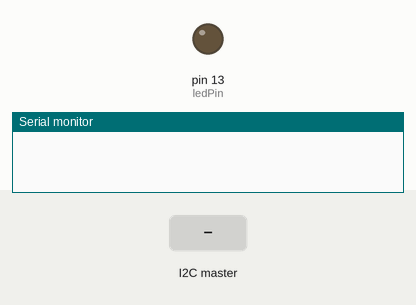
This sketch was run on a simulated Arduino Uno, built with avr-gcc and run on an emulated ATmega328P. On the bench: output pins drawn as LEDs (lit = HIGH), the last lines printed to the serial monitor. Inputs (shaded band) come from the test bench.

Above: at 1.2 s.
1.3 s: the I2C master sends the byte 1
At 1.7 s:
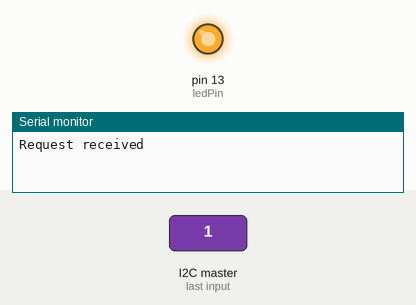
2.8 s: the I2C master sends the byte 0
At 4.0 s:
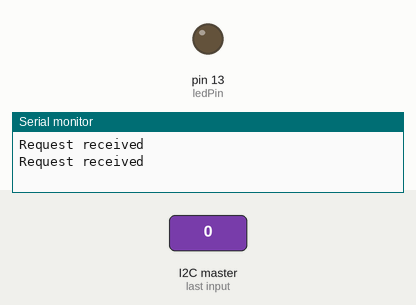
4.3 s: the I2C master sends the byte 2
At 5.2 s:
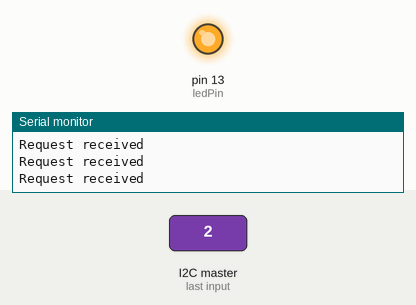
Timing chart, 0 to 7.3 s (numbered marks = the images above; inputs shaded):
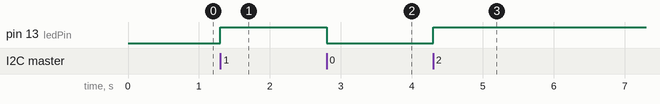

Measured:
- after the input at 1.3 s, pin 13 (ledPin): LOW → HIGH at once
- after the input at 2.8 s, pin 13 (ledPin): HIGH → LOW at once
- after the input at 4.3 s, pin 13 (ledPin): LOW → HIGH at once

The sketch:

i2c_led.ino
```cpp
#include <Wire.h>

// Based on https://github.com/simonmonk/raspberrypi_cookbook/blob/master/code/ArduinoI2C/ArduinoI2C.ino

int DEVICE_ADDRESS = 0x04;
int ledPin = 13;

void setup()
{
    pinMode(ledPin, OUTPUT);

    Wire.begin(DEVICE_ADDRESS);
    Wire.onReceive(receiveRequest);
    Serial.begin(9600);
}

void loop()
{
}

void receiveRequest(int n)
{
  Serial.println("Request received");
  char val = Wire.read();
  digitalWrite(ledPin, val);
}
```
